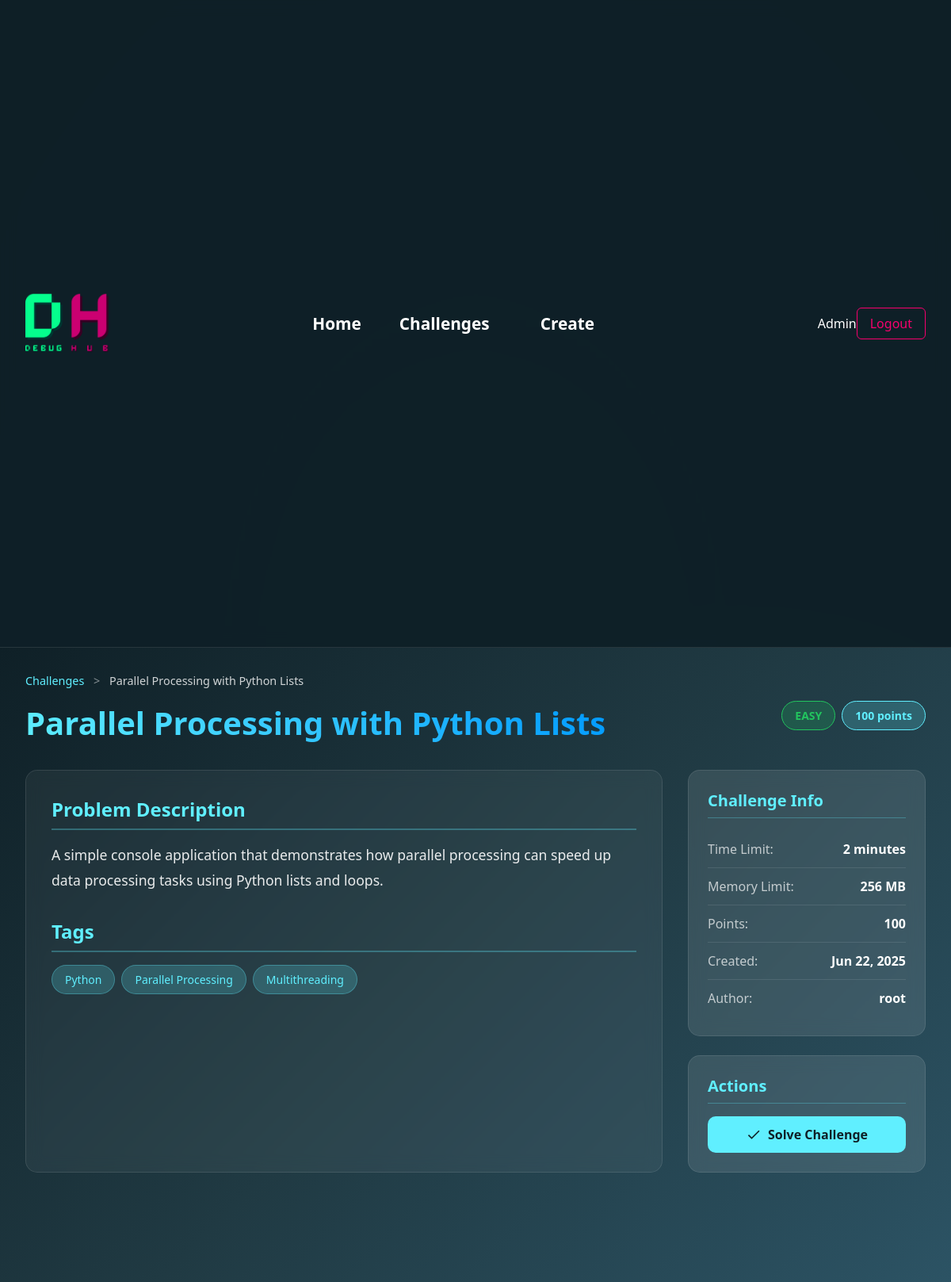
The app's page /tasks/10/ (signed in) with its own data.
### tasks/models.py (models this page shows, shortened)
class Challenge(models.Model):
    DIFFICULTY_CHOICES = [
        ('easy', 'Easy'),
        ('medium', 'Medium'),
        ('hard', 'Hard'),
    ]
    STATUS_CHOICES = [
        ('active', 'Active'),
        ('inactive', 'Inactive'),
        ('archived', 'Archived'),
    ]
    title = models.CharField(max_length=200)
    description = models.TextField()
    difficulty = models.CharField(max_length=10, choices=DIFFICULTY_CHOICES, default='easy')
    status = models.CharField(max_length=10, choices=STATUS_CHOICES, default='active')
    created_by = models.ForeignKey(User, on_delete=models.CASCADE, related_name='created_challenges')
    created_at = models.DateTimeField(auto_now_add=True)
    updated_at = models.DateTimeField(auto_now=True)
    time_limit = models.IntegerField(help_text="Time limit in minutes", default=60)
    memory_limit = models.IntegerField(help_text="Memory limit in MB", default=256)
    sample_input = models.TextField(blank=True, help_text="Sample input for the problem")
    sample_output = models.TextField(blank=True, help_text="Expected output for the sample input")
    tags = models.CharField(max_length=200, blank=True, help_text="Comma-separated tags")
    points = models.IntegerField(default=100, help_text="Points awarded for solving this challenge")
    class Meta:
        ordering = ['-created_at']
    def get_tags_list(self):
        return [tag.strip() for tag in self.tags.split(',') if tag.strip()] if self.tags else []

### tasks/views.py (the view)
# urls.py: path('<int:pk>/', views.challenge_detail, name='challenge_detail'),
def challenge_detail(request, pk):
    challenge = get_object_or_404(Challenge, pk=pk, status='active')
    best_submission = None
    if request.user.is_authenticated:
        from .models import Submission
        best_submission = Submission.objects.filter(
            user=request.user,
            challenge=challenge,
            is_best=True
        ).first()
    context = {
        'challenge': challenge,
        'best_submission': best_submission,
    }
    return render(request, 'tasks/challenge_detail.html', context)

### templates/tasks/challenge_detail.html (shortened to what this page needs)
{% extends 'base.html' %}
{% load static %}
{% block content %}
<div class="challenge-detail-container">
    <div class="challenge-header">
        <div class="breadcrumb">
            <a href="{% url 'tasks:challenge_list' %}" class="breadcrumb-link">Challenges</a>
            <span class="breadcrumb-separator">></span>
            <span class="breadcrumb-current">{{ challenge.title }}</span>
        </div>
        <div class="challenge-title-section">
            <h1 class="challenge-title">{{ challenge.title }}</h1>
            <div class="challenge-badges">
                <span class="difficulty-badge difficulty-{{ challenge.difficulty }}">
                    {{ challenge.get_difficulty_display }}
                </span>
                <span class="points-badge">{{ challenge.points }} points</span>
            </div>
        </div>
    </div>
    <div class="challenge-content">
        <div class="challenge-main">
            <div class="section">
                <h2>Problem Description</h2>
                <div class="description">
                    {{ challenge.description|linebreaks }}
                </div>
            </div>
            {% if challenge.get_tags_list %}
                <div class="section">
                    <h2>Tags</h2>
                    <div class="tags-container">
                        {% for tag in challenge.get_tags_list %}
                            <span class="tag">{{ tag }}</span>
                        {% endfor %}
                    </div>
                </div>
            {% endif %}
        </div>
        <div class="challenge-sidebar">
            <div class="info-card">
                <h3>Challenge Info</h3>
                <div class="info-item">
                    <span class="info-label">Time Limit:</span>
                    <span class="info-value">{{ challenge.time_limit }} minutes</span>
                </div>
                <div class="info-item">
                    <span class="info-label">Memory Limit:</span>
                    <span class="info-value">{{ challenge.memory_limit }} MB</span>
                </div>
                <div class="info-item">
                    <span class="info-label">Points:</span>
                    <span class="info-value">{{ challenge.points }}</span>
                </div>
                <div class="info-item">
                    <span class="info-label">Created:</span>
                    <span class="info-value">{{ challenge.created_at|date:"M d, Y" }}</span>
                </div>
                <div class="info-item">
                    <span class="info-label">Author:</span>
                    <span class="info-value">{{ challenge.created_by.username }}</span>
                </div>
            </div>
            <div class="action-card">
                <h3>Actions</h3>
                <a href="/learning/solution-evaluator/?challenge={{ challenge.id }}" class="action-btn solve-btn">
                    <svg class="icon" fill="currentColor" viewBox="0 0 24 24">
                        <path d="M9 16.17L4.83 12l-1.42 1.41L9 19 21 7l-1.41-1.41z"/>
                    </svg>
                    Solve Challenge
                </a>
            </div>
        </div>
    </div>
</div>
{% endblock %}

### templates/base.html (shortened to what this page needs)
{% load static %}
<!DOCTYPE html>
<html lang="en">
<head>
    <link rel="stylesheet" href="{% static 'style.css' %}">
</head>
<body>
    <nav class="navbar">
        <div class="container" style="max-width: 1200px; margin: 0 auto; display: flex; justify-content: space-between; align-items: center; padding: 0 2rem;">            <a href="{% url 'index' %}" class="navbar-brand">
                <img src="{% static 'images/logo.png' %}?v=2" alt="DebugHub" class="logo">
            </a>
            <ul class="nav-links">
                <li><a href="{% url 'index' %}" class="{% if request.resolver_match.url_name == 'index' %}active{% endif %}">Home</a></li>
                <li><a href="{% url 'tasks:challenge_list' %}" class="">Challenges</a></li>
                <li class="dropdown">
                    <a href="{% url 'users:challenge_creator' %}" class="dropdown-toggle">Create </a>
                </li>
            </ul>
            <div class="nav-icons">
                <div class="auth-container">
                    {% if user.is_authenticated %}
                        <div class="user-profile">
                            <span class="user-name">{{ user.username }}</span>
                            <a href="{% url 'logout' %}" class="auth-btn login-btn">Logout</a>
                        </div>
                    {% else %}
                        <div class="auth-buttons">
                            <a href="{% url 'login' %}" class="auth-btn login-btn">Login</a>
                            <a href="{% url 'register' %}" class="auth-btn register-btn">Register</a>
                        </div>
                    {% endif %}
                </div>
            </div>
        </div>
    </nav>
    {% block content %}
    {% endblock %}
</body>
</html>

### static/style.css (style rules this page uses)
* { margin: 0; padding: 0; box-sizing: border-box; }
body { font-family: 'Segoe UI', Tahoma, Geneva, Verdana, sans-serif; background: url('images/background.png') no-repeat center center fixed; background-size: cover; min-height: 100vh; color: #ffffff; overflow-x: hidden; }
body::before { content: ''; position: fixed; top: 0; left: 0; width: 100%; height: 100%; background: radial-gradient(ellipse at center, rgba(45, 83, 100, 0.3) 0%, rgba(15, 32, 39, 0.8) 100%); z-index: -1; }
.navbar { background: rgba(15, 32, 39, 0.95); backdrop-filter: blur(10px); border-bottom: 1px solid rgba(255, 255, 255, 0.1); padding: 0.5rem 0; }
.navbar-brand { font-size: 1.8rem; font-weight: bold; color: #ffffff !important; text-decoration: none; display: flex; align-items: center; }
.logo { height: 80px; width: auto; transition: transform 0.3s ease; }
.nav-links { display: flex; list-style: none; gap: 3rem; align-items: center; }
.nav-links a { color: #ffffff; text-decoration: none; font-weight: 600; font-size: 1.3rem; transition: color 0.3s ease; position: relative; }
.nav-icons { display: flex; gap: 1rem; align-items: center; }
.auth-container { display: flex; justify-content: center; align-items: center; height: 100vh; }
.auth-btn { padding: 0.5rem 1rem; border-radius: 6px; font-weight: 500; text-decoration: none; transition: all 0.3s ease; }
.login-btn { background: transparent; color: #f7006e; border: 1px solid #f7006e; }
.user-profile { display: flex; align-items: center; color: #ffffff; }
.user-name { font-weight: 500; }
.dropdown { position: relative; }
.dropdown-toggle { display: flex; align-items: center; gap: 0.5rem; padding: 0.5rem 1rem; text-decoration: none; color: #ffffff; transition: all 0.3s ease; }

### records on screen
Challenge: title "Parallel Processing with Python Lists", difficulty "EASY", points "100", description "A simple console application that demonstrates how parallel processing can speed up data processing tasks using Python lists and loops.", time_limit "2", memory_limit "256", created_at "Jun 22, 2025", created_by.username "root"

### other values on screen
{{ user.username }} "Admin"
{{ tag }} "Python" "Parallel Processing" "Multithreading"
